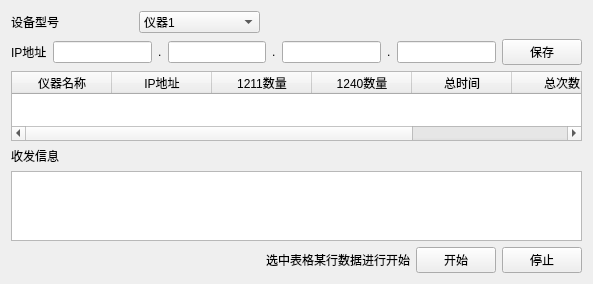
<?xml version="1.0" encoding="UTF-8"?>
<ui version="4.0">
 <class>MultipleSet</class>
 <widget class="QWidget" name="MultipleSet">
  <property name="geometry">
   <rect>
    <x>0</x>
    <y>0</y>
    <width>593</width>
    <height>284</height>
   </rect>
  </property>
  <property name="windowTitle">
   <string>Form</string>
  </property>
  <layout class="QGridLayout" name="gridLayout">
   <item row="1" column="5">
    <widget class="QPushButton" name="pb_saveInfo">
     <property name="text">
      <string>保存</string>
     </property>
    </widget>
   </item>
   <item row="0" column="2">
    <layout class="QHBoxLayout" name="horizontalLayout_10">
     <item>
      <widget class="QLabel" name="label_11">
       <property name="text">
        <string>&lt;html&gt;&lt;head/&gt;&lt;body&gt;&lt;p&gt;设备型号&lt;/p&gt;&lt;/body&gt;&lt;/html&gt;</string>
       </property>
      </widget>
     </item>
     <item>
      <widget class="QComboBox" name="comB_deviceType">
       <item>
        <property name="text">
         <string>仪器1</string>
        </property>
       </item>
       <item>
        <property name="text">
         <string>仪器2</string>
        </property>
       </item>
       <item>
        <property name="text">
         <string>仪器3</string>
        </property>
       </item>
       <item>
        <property name="text">
         <string>仪器4</string>
        </property>
       </item>
      </widget>
     </item>
    </layout>
   </item>
   <item row="1" column="2" colspan="3">
    <layout class="QHBoxLayout" name="horizontalLayout_12">
     <item>
      <widget class="QLabel" name="label_16">
       <property name="text">
        <string>IP地址</string>
       </property>
      </widget>
     </item>
     <item>
      <layout class="QHBoxLayout" name="horizontalLayout_13">
       <item>
        <widget class="QLineEdit" name="le_ip1"/>
       </item>
       <item>
        <widget class="QLabel" name="label_17">
         <property name="styleSheet">
          <string notr="true">font: 24pt &quot;Arial&quot;;</string>
         </property>
         <property name="text">
          <string>.</string>
         </property>
        </widget>
       </item>
       <item>
        <widget class="QLineEdit" name="le_ip2"/>
       </item>
       <item>
        <widget class="QLabel" name="label_18">
         <property name="styleSheet">
          <string notr="true">font: 24pt &quot;Arial&quot;;</string>
         </property>
         <property name="text">
          <string>.</string>
         </property>
        </widget>
       </item>
       <item>
        <widget class="QLineEdit" name="le_ip3"/>
       </item>
       <item>
        <widget class="QLabel" name="label_19">
         <property name="styleSheet">
          <string notr="true">font: 24pt &quot;Arial&quot;;</string>
         </property>
         <property name="text">
          <string>.</string>
         </property>
        </widget>
       </item>
       <item>
        <widget class="QLineEdit" name="le_ip4"/>
       </item>
      </layout>
     </item>
    </layout>
   </item>
   <item row="3" column="2" colspan="4">
    <layout class="QVBoxLayout" name="verticalLayout">
     <item>
      <widget class="QLabel" name="label_15">
       <property name="text">
        <string>收发信息</string>
       </property>
      </widget>
     </item>
     <item>
      <widget class="QTextEdit" name="te_showMsg">
       <property name="readOnly">
        <bool>true</bool>
       </property>
      </widget>
     </item>
    </layout>
   </item>
   <item row="4" column="2">
    <spacer name="horizontalSpacer">
     <property name="orientation">
      <enum>Qt::Horizontal</enum>
     </property>
     <property name="sizeHint" stdset="0">
      <size>
       <width>40</width>
       <height>20</height>
      </size>
     </property>
    </spacer>
   </item>
   <item row="4" column="5">
    <widget class="QPushButton" name="pb_stop">
     <property name="text">
      <string>停止</string>
     </property>
    </widget>
   </item>
   <item row="4" column="4">
    <widget class="QPushButton" name="pb_start">
     <property name="text">
      <string>开始</string>
     </property>
    </widget>
   </item>
   <item row="4" column="3">
    <widget class="QLabel" name="label">
     <property name="text">
      <string>选中表格某行数据进行开始</string>
     </property>
    </widget>
   </item>
   <item row="2" column="2" colspan="4">
    <widget class="QTableWidget" name="table_Info">
     <property name="editTriggers">
      <set>QAbstractItemView::NoEditTriggers</set>
     </property>
     <property name="selectionMode">
      <enum>QAbstractItemView::SingleSelection</enum>
     </property>
     <property name="selectionBehavior">
      <enum>QAbstractItemView::SelectRows</enum>
     </property>
     <property name="textElideMode">
      <enum>Qt::ElideMiddle</enum>
     </property>
     <attribute name="verticalHeaderStretchLastSection">
      <bool>false</bool>
     </attribute>
     <column>
      <property name="text">
       <string>仪器名称</string>
      </property>
     </column>
     <column>
      <property name="text">
       <string>IP地址</string>
      </property>
     </column>
     <column>
      <property name="text">
       <string>1211数量</string>
      </property>
     </column>
     <column>
      <property name="text">
       <string>1240数量</string>
      </property>
     </column>
     <column>
      <property name="text">
       <string>总时间</string>
      </property>
     </column>
     <column>
      <property name="text">
       <string>总次数</string>
      </property>
     </column>
     <column>
      <property name="text">
       <string>失败次数</string>
      </property>
     </column>
    </widget>
   </item>
  </layout>
 </widget>
 <resources/>
 <connections/>
</ui>
